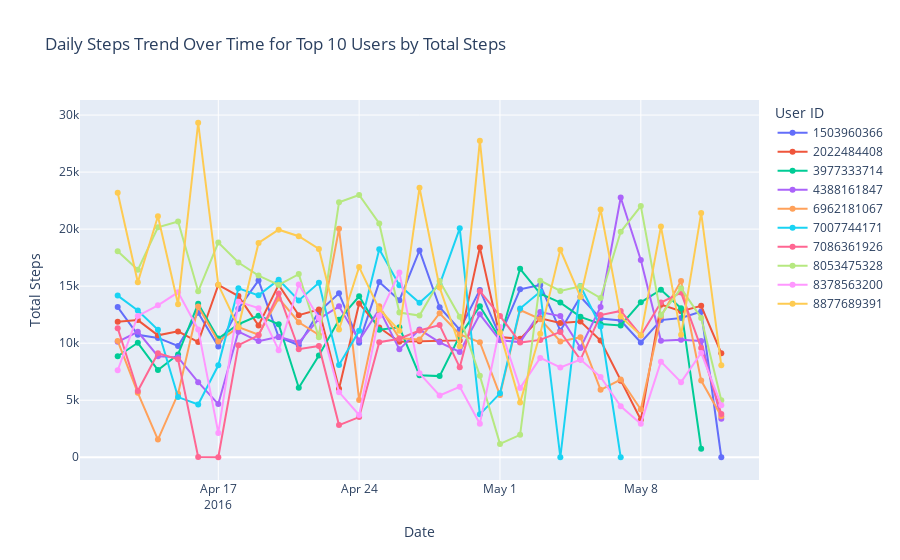

The notebook cell saved with this chart:
### Markdown cell above
#### Chart - 2

### Code cell
# Chart - 2 visualization code
top_10_ids = df.groupby('Id')['TotalSteps'].sum().nlargest(10).index
df_top10 = df[df['Id'].isin(top_10_ids)]

fig = px.line(df_top10, x='CombinedDate', y='TotalSteps', 
              color='Id', 
              title='Daily Steps Trend Over Time for Top 10 Users by Total Steps', 
              markers=True)
fig.update_layout(xaxis_title='Date', yaxis_title='Total Steps', legend_title='User ID')
fig.show()
